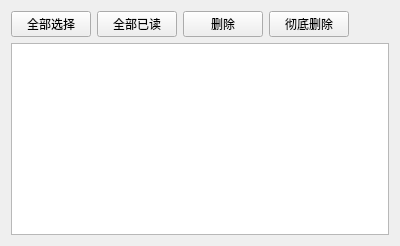
      <widget class="QWidget" name="page_Recieverpage">
       <layout class="QHBoxLayout" name="horizontalLayout_9">
        <item>
         <layout class="QVBoxLayout" name="verticalLayout">
          <item>
           <layout class="QHBoxLayout" name="horizontalLayout_8">
            <item>
             <widget class="QPushButton" name="btn_receive_selectall">
              <property name="text">
               <string>全部选择</string>
              </property>
             </widget>
            </item>
            <item>
             <widget class="QPushButton" name="pushButton_readall">
              <property name="text">
               <string>全部已读</string>
              </property>
             </widget>
            </item>
            <item>
             <widget class="QPushButton" name="btn_receive_delete">
              <property name="text">
               <string>删除</string>
              </property>
             </widget>
            </item>
            <item>
             <widget class="QPushButton" name="btn_receive_deleteall">
              <property name="text">
               <string>彻底删除</string>
              </property>
             </widget>
            </item>
            <item>
             <spacer name="horizontalSpacer_3">
              <property name="orientation">
               <enum>Qt::Horizontal</enum>
              </property>
              <property name="sizeHint" stdset="0">
               <size>
                <width>40</width>
                <height>20</height>
               </size>
              </property>
             </spacer>
            </item>
           </layout>
          </item>
          <item>
           <widget class="QTableView" name="tableView"/>
          </item>
         </layout>
        </item>
       </layout>
      </widget>
